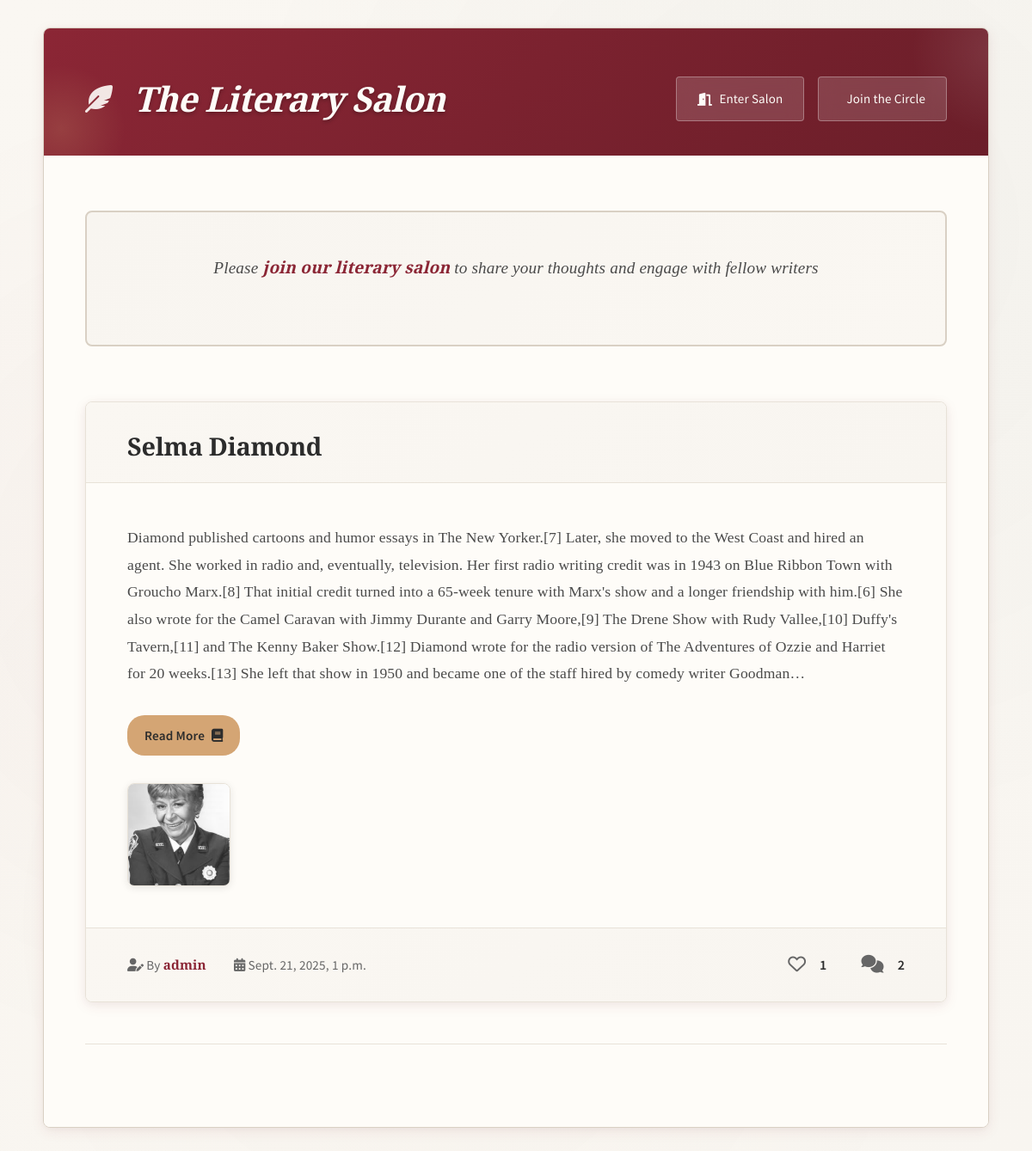
The page / on the database its author committed.
### home/models.py (models this page shows, shortened)
class Post(models.Model):
    title = models.CharField(max_length=200)
    content = models.TextField()
    image = models.ImageField(
        upload_to='posts/',
        blank=True,
        null=True,
        help_text="Optional cover image for the post"
    )
    author = models.ForeignKey(
        User,
        on_delete=models.CASCADE,
        related_name='posts'
    )
    likes = models.ManyToManyField(
        User,
        related_name='liked_posts',
        blank=True,
        help_text="Users who liked this post"
    )
    created_at = models.DateTimeField(auto_now_add=True)
    def total_likes(self):
        return self.likes.count()

class PostImage(models.Model):
    post = models.ForeignKey(
        Post,
        on_delete=models.CASCADE,
        related_name='images'
    )
    image = models.ImageField(upload_to='posts/gallery/')
    created_at = models.DateTimeField(auto_now_add=True)  # <-- add this

### home/views.py (the view)
# urls.py: path('', views.index, name='index'),
def index(request):
    post_list = Post.objects.annotate(comment_count=Count('comments')).order_by('-created_at')
    for post in post_list:
        truncated = Truncator(post.content).words(3000, truncate=' ...')
        post.preview_content = truncated
        post.show_read_more = truncated != post.content
    paginator = Paginator(post_list, 50)  # 50 posts per page
    page_number = request.GET.get("page")
    page_obj = paginator.get_page(page_number)
    return render(request, "home/index.html", {"page_obj": page_obj})

### home/templates/home/index.html (shortened to what this page needs)
{% load static %}
<!DOCTYPE html>
<html lang="en">
<head>
    <link rel="stylesheet" href="https://cdnjs.cloudflare.com/ajax/libs/font-awesome/6.0.0-beta3/css/all.min.css">
</head>
<body>
    <div class="app-wrapper">
        <div class="container">
            <div class="header">
                <div class="header-content">
                    <div class="logo-section">
                        <i class="fas fa-feather-alt"></i>
                        <h1>The Literary Salon</h1>
                    </div>
                    {% if user.is_authenticated %}
                    <div class="user-info">
                        <div class="user-avatar">{{ user.username|first|upper }}</div>
                        <span class="welcome-text">Welcome to the salon, {{ user.username }}</span>
                        <div class="auth-buttons">
                            <a href="{% url 'profile' %}" class="btn btn-ghost">
                                <i class="fas fa-user-circle"></i> Profile
                            </a>
                            <a href="{% url 'logout' %}" class="btn btn-ghost">
                                <i class="fas fa-sign-out-alt"></i> Farewell
                            </a>
                        </div>
                    </div>
                    {% else %}
                    <div class="auth-buttons">
                        <a href="{% url 'login' %}" class="btn btn-ghost">
                            <i class="fas fa-door-open"></i> Enter Salon
                        </a>
                        <a href="{% url 'signup' %}" class="btn btn-ghost">
                             Join the Circle
                        </a>
                    </div>
                    {% endif %}
                </div>
            </div>
            <div class="main-content">
                <div class="post-actions">
                    {% if user.is_authenticated %}
                    <a href="{% url 'add_post' %}" class="btn btn-success">
                        <i class="fas fa-pen-fancy"></i> Compose New Piece
                    </a>
                    {% else %}
                    <p class="empty-state-text">
                        Please <a href="{% url 'login' %}">join our literary salon</a> to share your thoughts and engage with fellow writers
                    </p>
                    {% endif %}
                </div>
                <div class="posts-grid">
                    {% for post in page_obj %}
                    <div class="post-card">
                        <div class="post-card-header">
                            <h2>{{ post.title }}</h2>
                        </div>
                        <div class="post-card-body">
                            <div class="post-card-content">
                                <div class="post-text">
                                    {{ post.preview_content|truncatechars:700|linebreaks }}
                                    {% if post.show_read_more %}
                                    <div class="read-more-wrapper">
                                        <a href="{% url 'post_detail' post.pk %}" class="btn btn-read-more">
                                            Read More <i class="fa fa-book"></i>
                                        </a>
                                    </div>
                                    {% endif %}
                                </div>
                            </div>
                            {% with post_images=post.images.all %}
                            {% if post_images %}
                            <div class="post-images">
                                {% for img in post_images %}
                                <img src="{{ img.image.url }}" alt="Post image" onclick="openImageModal('{{ img.image.url }}')">
                                {% endfor %}
                            </div>
                            {% endif %}
                            {% endwith %}
                        </div>
                        <div class="post-card-footer">
                            <div class="post-meta">
                                <div class="post-meta-details">
                                    <span><i class="fas fa-user-edit"></i> By <span class="post-author">{{ post.author.username }}</span></span>
                                    <span><i class="fas fa-calendar-alt"></i> {{ post.created_at }}</span>
                                </div>
                                <div class="engagement-section">
                                    <div class="engagement-item">
                                        {% if user.is_authenticated %}
                                        <form action="{% url 'like_post' post.pk %}" method="POST" style="display:inline;">
                                            {% csrf_token %}
                                            <button type="submit" class="btn-like-dislike">
                                                {% if user in post.likes.all %}
                                                <i class="fas fa-heart liked"></i>
                                                {% else %}
                                                <i class="far fa-heart"></i>
                                                {% endif %}
                                            </button>
                                        </form>
                                        {% else %}
                                        <i class="far fa-heart btn-like-dislike"></i>
                                        {% endif %}
                                        <span class="engagement-count">{{ post.total_likes }}</span>
                                    </div>
                                    <div class="engagement-item">
                                        <a href="{% url 'post_detail' post.pk %}" class="comment-link">
                                            <i class="fas fa-comments"></i>
                                        </a>
                                        <span class="engagement-count">{{ post.comment_count }}</span>
                                    </div>
                                </div>
                            </div>
                        </div>
                    </div>
                    {% endfor %}
                </div>
                <div class="pagination">
                </div>
            </div>
        </div>
    </div>
</body>
</html>

### rows shown on the page
Post: title "Selma Diamond", preview_content "Diamond published cartoons and humor essays in The New Yorker.[7] Later, she moved to the West Coast and hired an agent. She worked in radio and, eventually, television. Her first radio writing credit was in 1943 on Blue Ribbon Town with Groucho Marx.[8] That initial credit turned into a 65-week tenure with Marx's show and a longer friendship with him.[6] She also wrote for the Camel Caravan with Jimmy Durante and Garry Moore,[9] The Drene Show with Rudy Vallee,[10] Duffy's Tavern,[11] and The Kenny Baker Show.[12] Diamond wrote for the radio version of The Adventures of Ozzie and Harriet for 20 weeks.[13] She left that show in 1950 and became one of the staff hired by comedy writer Goodman…", shows "Read More", author.username "admin", created_at "Sept. 21, 2025, 1 p.m.", total_likes "1", comment_count "2"
PostImage: image (picture)
